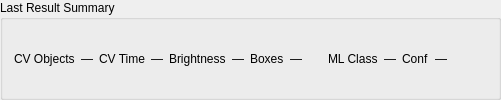
           <widget class="QGroupBox" name="quickResultGroupBox">
            <property name="title">
             <string>Last Result Summary</string>
            </property>
            <layout class="QHBoxLayout" name="quickResultLayout">
             <property name="spacing">
              <number>6</number>
             </property>
             <item>
              <widget class="QLabel" name="cvCountKeyLabel">
               <property name="text">
                <string>CV Objects</string>
               </property>
               <property name="role" stdset="0">
                <string>key</string>
               </property>
              </widget>
             </item>
             <item>
              <widget class="QLabel" name="cvCountValueLabel">
               <property name="text">
                <string>—</string>
               </property>
               <property name="role" stdset="0">
                <string>value</string>
               </property>
              </widget>
             </item>
             <item>
              <widget class="QLabel" name="cvTimeKeyLabel">
               <property name="text">
                <string>CV Time</string>
               </property>
               <property name="role" stdset="0">
                <string>key</string>
               </property>
              </widget>
             </item>
             <item>
              <widget class="QLabel" name="cvTimeValueLabel">
               <property name="text">
                <string>—</string>
               </property>
               <property name="role" stdset="0">
                <string>value</string>
               </property>
              </widget>
             </item>
             <item>
              <widget class="QLabel" name="cvBrightKeyLabel">
               <property name="text">
                <string>Brightness</string>
               </property>
               <property name="role" stdset="0">
                <string>key</string>
               </property>
              </widget>
             </item>
             <item>
              <widget class="QLabel" name="cvBrightValueLabel">
               <property name="text">
                <string>—</string>
               </property>
               <property name="role" stdset="0">
                <string>value</string>
               </property>
              </widget>
             </item>
             <item>
              <widget class="QLabel" name="cvBoxesKeyLabel">
               <property name="text">
                <string>Boxes</string>
               </property>
               <property name="role" stdset="0">
                <string>key</string>
               </property>
              </widget>
             </item>
             <item>
              <widget class="QLabel" name="cvBoxesValueLabel">
               <property name="text">
                <string>—</string>
               </property>
               <property name="role" stdset="0">
                <string>value</string>
               </property>
              </widget>
             </item>
             <item>
              <spacer>
               <property name="orientation">
                <enum>Qt::Orientation::Horizontal</enum>
               </property>
               <property name="sizeHint" stdset="0">
                <size>
                 <width>20</width>
                 <height>20</height>
                </size>
               </property>
              </spacer>
             </item>
             <item>
              <widget class="QLabel" name="mlPredKeyLabel">
               <property name="text">
                <string>ML Class</string>
               </property>
               <property name="role" stdset="0">
                <string>key</string>
               </property>
              </widget>
             </item>
             <item>
              <widget class="QLabel" name="mlPredValueLabel">
               <property name="text">
                <string>—</string>
               </property>
               <property name="role" stdset="0">
                <string>value</string>
               </property>
              </widget>
             </item>
             <item>
              <widget class="QLabel" name="mlConfKeyLabel">
               <property name="text">
                <string>Conf</string>
               </property>
               <property name="role" stdset="0">
                <string>key</string>
               </property>
              </widget>
             </item>
             <item>
              <widget class="QLabel" name="mlConfValueLabel">
               <property name="text">
                <string>—</string>
               </property>
               <property name="role" stdset="0">
                <string>value</string>
               </property>
              </widget>
             </item>
             <item>
              <spacer>
               <property name="orientation">
                <enum>Qt::Orientation::Horizontal</enum>
               </property>
               <property name="sizeHint" stdset="0">
                <size>
                 <width>40</width>
                 <height>20</height>
                </size>
               </property>
              </spacer>
             </item>
            </layout>
           </widget>
